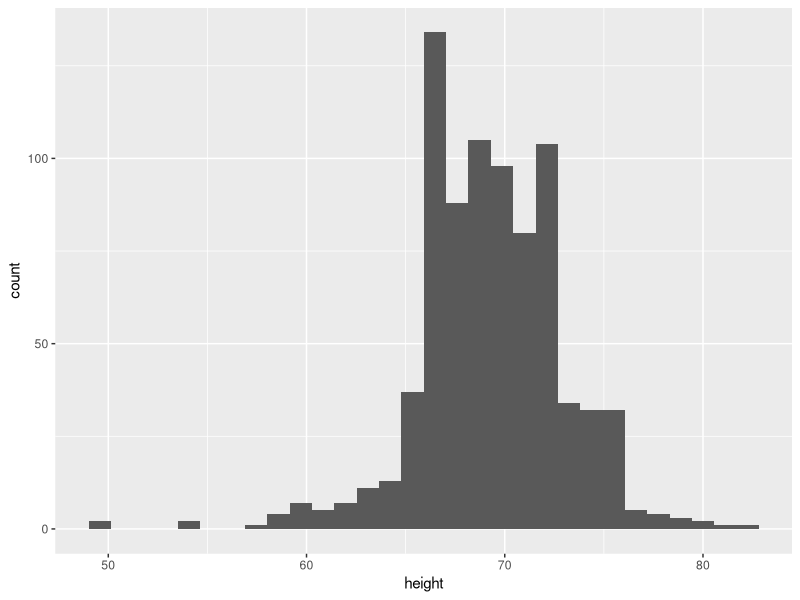
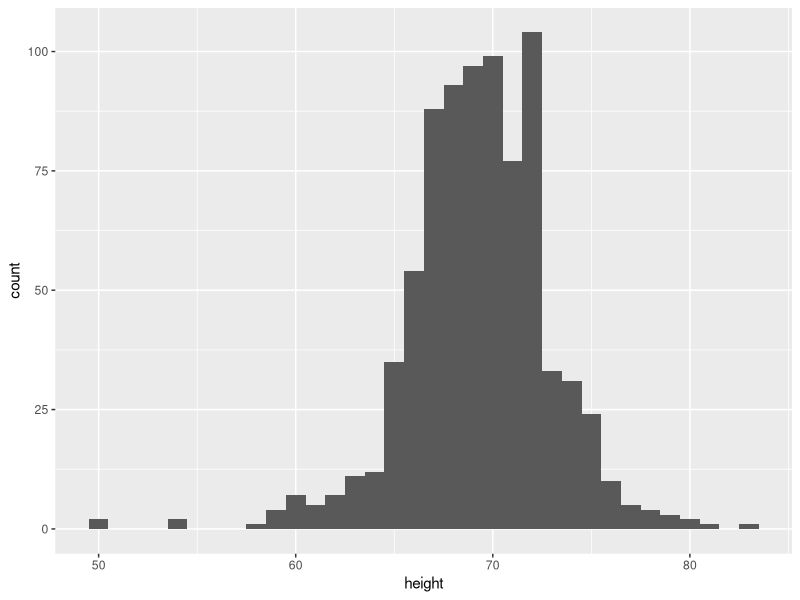
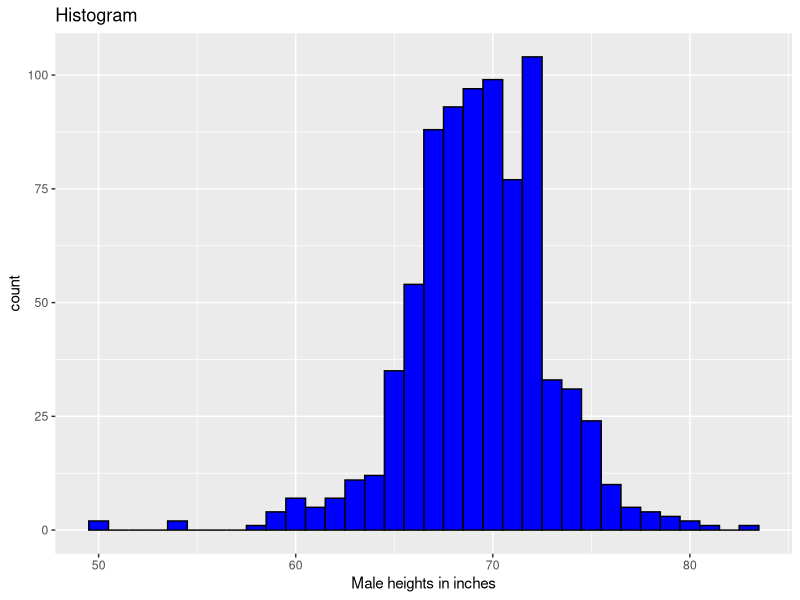
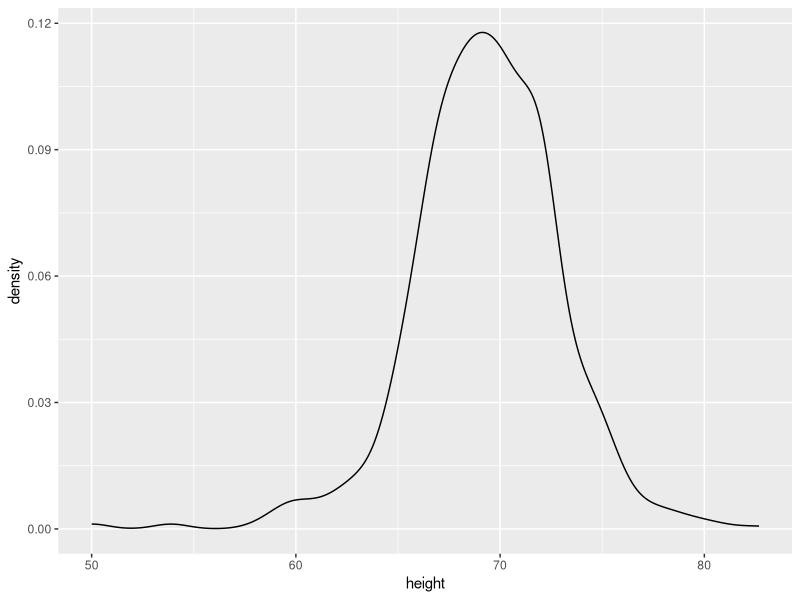
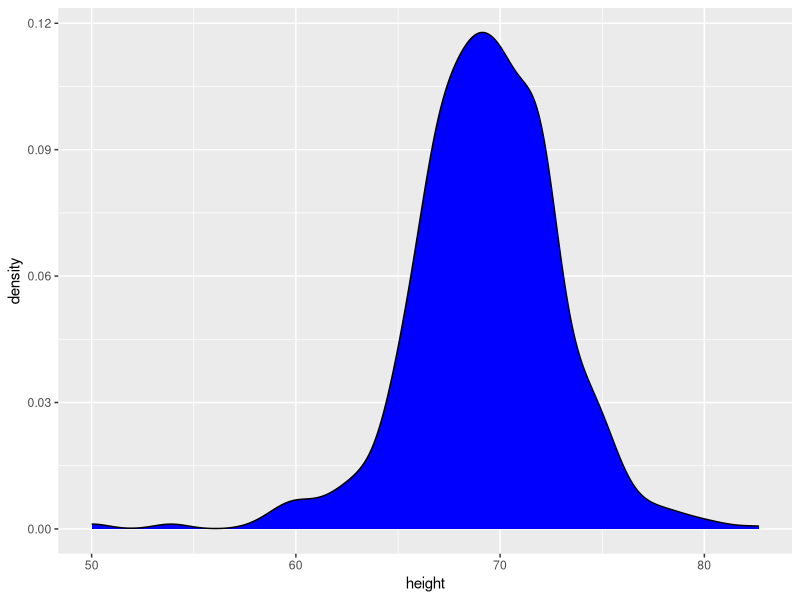
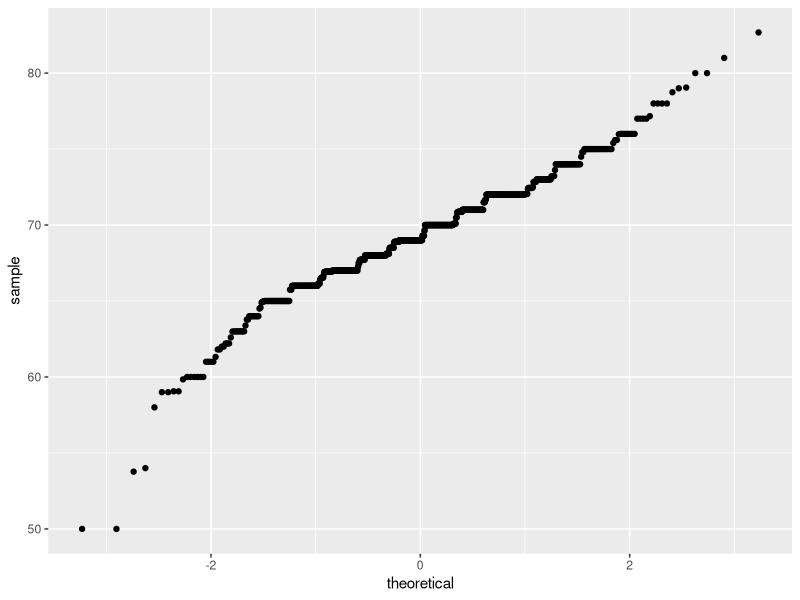
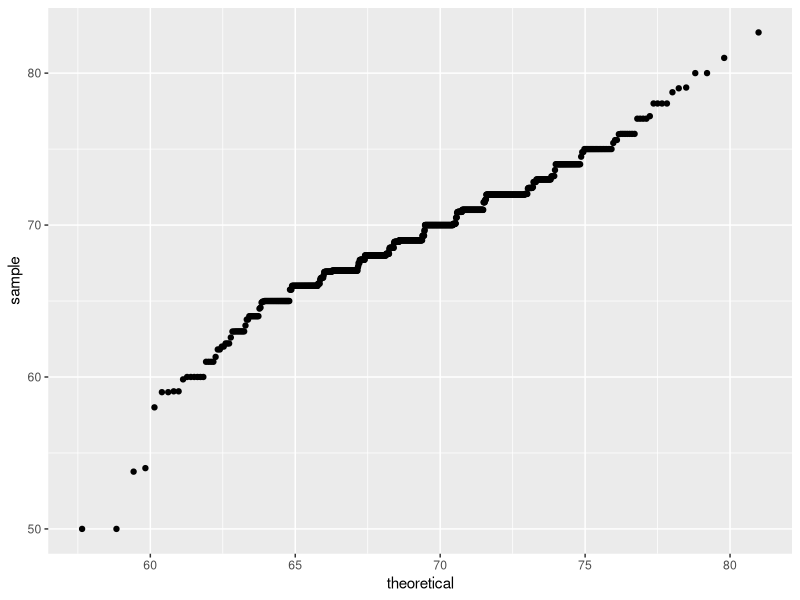
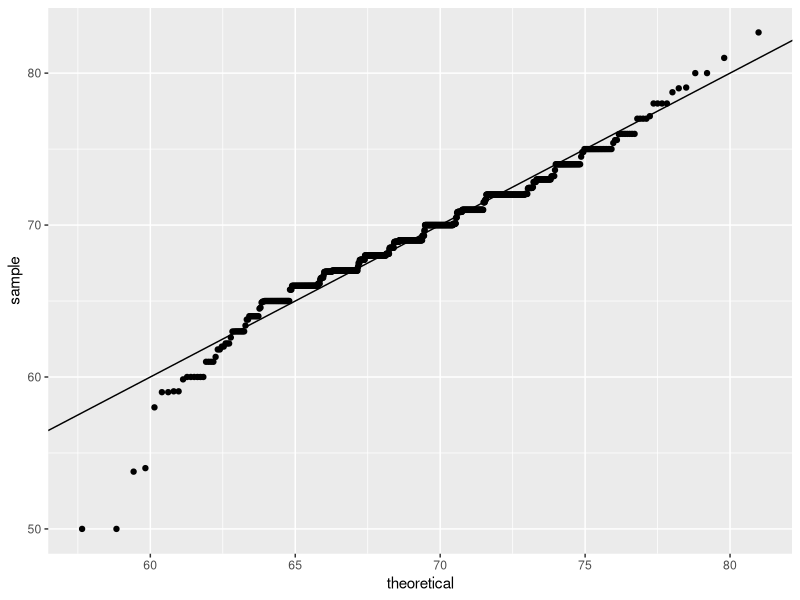

These figures' R source, in order:
# Codigo no. 6 para ejemplos adicionales.

library(tidyverse)
library(dplyr)
library(ggplot2)
library(dslabs)

#data(murders)
data(heights)

# Haciendo un resumen de las herramientas de graficado.


# ocupamos unicamente las alturas de los hombres y definimos un objeto grafico
# p <- heights$height[heights$sex == "Male"]
# p <- heights %>% filter(sex == "Male")

p <-  heights %>% filter(sex == "Male") %>% ggplot(aes(x = height)) # define el objeto grafico 'p', filtra las alturas de los hombres y especifica que es con las alturas con que se va a trabajar graficamente.

## HISTOGRAMA
p + geom_histogram()                  # dibuja la grafica
p + geom_histogram(binwidth = 1)      # define el ancho de la barra

p + geom_histogram(binwidth = 1, fill = "blue", col = "black") + xlab("Male heights in inches") + ggtitle("Histogram")  # agrega color al interior y exterior de las barras, y agrega leyendas.


## DENSIDAD

p + geom_density()
p + geom_density(fill = "blue")


## QQ PLOT
# debemos redefinir nuestro objeto grafico 'p', ya que necesita un "argumento" diferente:

p <- heights %>% filter(sex == "Male") %>% ggplot(aes(sample = height))
p + geom_qq()

# para poder comparar los cuartiles calculados de los datos observados, en base a los cuartiles hipoteticos 
# calculados en base al estandar de la media = 0, y desviacion estandar = 1; se modifica la variable dparams 
# dentro de la funcion geom_qq.

# definimos nuevamente un nuevo objeto grafico  'p' que tenga la media y la dev. est. de los datos dentro de 
# variable dparams.

params <- heights %>% filter(sex == "Male") %>% summarize(mean = mean(height), sd = sd(height))

p + geom_qq(dparams = params)

# para agregar lineas de identidad para observar que tan bien [se ajustan los datos a] funciona la aproximacion normal.

p + geom_qq(dparams = params) + geom_abline() # default (intercept = 0, slope = 1)


# si 'escalamos' (scale) los datos para tenerlos en unidades estandar, y los graficamos contra la aproximacion normal (la distribucion normal estandar),
# nos ahorramos el paso de calcular la media y la desviacion estandar de los datos.

p <- heights %>% filter(sex =="Male") %>% ggplot(aes(sample = scale(height)))
p + geom_qq() + geom_abline()


# para poder crear una malla de graficos (es decir, varias graficas en una sola figura), usamos el paquete "gridExtra"
# y su funcion 'grid.arrange'.

library(gridExtra)

# y salvamos cada grafica en un objeto

p <- heights %>% filter(sex == "Male") %>% ggplot(aes(x = height))
p1 <- p + geom_histogram(binwidth = 1, fill = "blue", col = "black")
p2 <- p + geom_histogram(binwidth = 2, fill = "blue", col = "black")
p3 <- p + geom_histogram(binwidth = 3, fill = "blue", col = "black")

grid.arrange(p1,p2,p3, ncol = 3)
